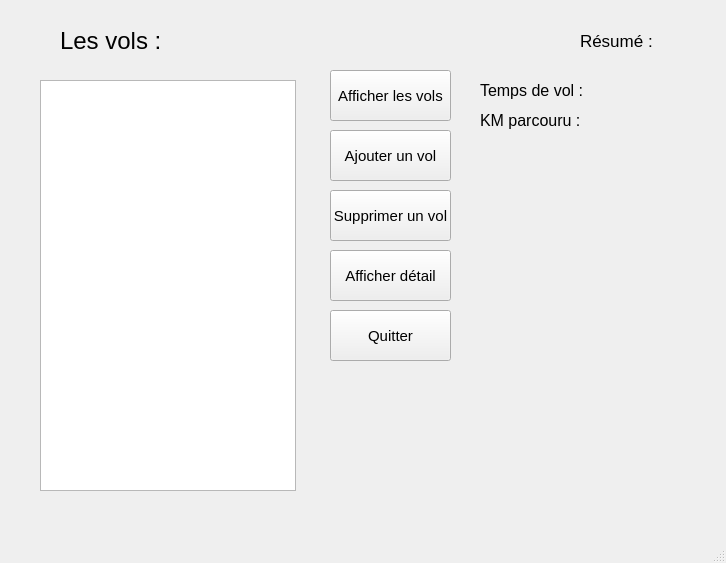
<?xml version="1.0" encoding="UTF-8"?>
<ui version="4.0">
 <class>MainWindow</class>
 <widget class="QMainWindow" name="MainWindow">
  <property name="geometry">
   <rect>
    <x>0</x>
    <y>0</y>
    <width>726</width>
    <height>563</height>
   </rect>
  </property>
  <property name="windowTitle">
   <string>MainWindow</string>
  </property>
  <widget class="QWidget" name="centralwidget">
   <widget class="QLabel" name="lb_les_vols">
    <property name="geometry">
     <rect>
      <x>60</x>
      <y>30</y>
      <width>141</width>
      <height>21</height>
     </rect>
    </property>
    <property name="font">
     <font>
      <pointsize>18</pointsize>
     </font>
    </property>
    <property name="text">
     <string>Les vols :</string>
    </property>
   </widget>
   <widget class="QPushButton" name="pb_afficher">
    <property name="geometry">
     <rect>
      <x>330</x>
      <y>70</y>
      <width>121</width>
      <height>51</height>
     </rect>
    </property>
    <property name="font">
     <font>
      <pointsize>11</pointsize>
     </font>
    </property>
    <property name="text">
     <string>Afficher les vols</string>
    </property>
   </widget>
   <widget class="QPushButton" name="pb_ajouter_vol">
    <property name="geometry">
     <rect>
      <x>330</x>
      <y>130</y>
      <width>121</width>
      <height>51</height>
     </rect>
    </property>
    <property name="font">
     <font>
      <pointsize>11</pointsize>
     </font>
    </property>
    <property name="text">
     <string>Ajouter un vol</string>
    </property>
   </widget>
   <widget class="QPushButton" name="pb_supprimer_vol">
    <property name="geometry">
     <rect>
      <x>330</x>
      <y>190</y>
      <width>121</width>
      <height>51</height>
     </rect>
    </property>
    <property name="font">
     <font>
      <pointsize>11</pointsize>
     </font>
    </property>
    <property name="text">
     <string>Supprimer un vol</string>
    </property>
   </widget>
   <widget class="QListWidget" name="lv_les_vols">
    <property name="geometry">
     <rect>
      <x>40</x>
      <y>80</y>
      <width>256</width>
      <height>411</height>
     </rect>
    </property>
   </widget>
   <widget class="QLabel" name="lb_Resume">
    <property name="geometry">
     <rect>
      <x>580</x>
      <y>30</y>
      <width>81</width>
      <height>21</height>
     </rect>
    </property>
    <property name="font">
     <font>
      <pointsize>13</pointsize>
     </font>
    </property>
    <property name="text">
     <string>Résumé :</string>
    </property>
   </widget>
   <widget class="QLabel" name="lb_temps_vol">
    <property name="geometry">
     <rect>
      <x>480</x>
      <y>80</y>
      <width>111</width>
      <height>21</height>
     </rect>
    </property>
    <property name="font">
     <font>
      <pointsize>12</pointsize>
     </font>
    </property>
    <property name="text">
     <string>Temps de vol :</string>
    </property>
   </widget>
   <widget class="QLabel" name="lb_resultat_temps_vol">
    <property name="geometry">
     <rect>
      <x>590</x>
      <y>80</y>
      <width>111</width>
      <height>21</height>
     </rect>
    </property>
    <property name="font">
     <font>
      <pointsize>12</pointsize>
     </font>
    </property>
    <property name="text">
     <string/>
    </property>
   </widget>
   <widget class="QLabel" name="lb_km">
    <property name="geometry">
     <rect>
      <x>480</x>
      <y>110</y>
      <width>111</width>
      <height>21</height>
     </rect>
    </property>
    <property name="font">
     <font>
      <pointsize>12</pointsize>
     </font>
    </property>
    <property name="text">
     <string>KM parcouru :</string>
    </property>
   </widget>
   <widget class="QLabel" name="lb_resultat_km">
    <property name="geometry">
     <rect>
      <x>590</x>
      <y>110</y>
      <width>111</width>
      <height>21</height>
     </rect>
    </property>
    <property name="font">
     <font>
      <pointsize>12</pointsize>
     </font>
    </property>
    <property name="text">
     <string/>
    </property>
   </widget>
   <widget class="QPushButton" name="pb_afficher_detail">
    <property name="geometry">
     <rect>
      <x>330</x>
      <y>250</y>
      <width>121</width>
      <height>51</height>
     </rect>
    </property>
    <property name="font">
     <font>
      <pointsize>11</pointsize>
     </font>
    </property>
    <property name="text">
     <string>Afficher détail</string>
    </property>
   </widget>
   <widget class="QPushButton" name="pb_quitter">
    <property name="geometry">
     <rect>
      <x>330</x>
      <y>310</y>
      <width>121</width>
      <height>51</height>
     </rect>
    </property>
    <property name="font">
     <font>
      <pointsize>11</pointsize>
     </font>
    </property>
    <property name="text">
     <string>Quitter</string>
    </property>
   </widget>
  </widget>
  <widget class="QMenuBar" name="menubar">
   <property name="geometry">
    <rect>
     <x>0</x>
     <y>0</y>
     <width>726</width>
     <height>22</height>
    </rect>
   </property>
  </widget>
  <widget class="QStatusBar" name="statusbar"/>
 </widget>
 <resources/>
 <connections/>
</ui>
